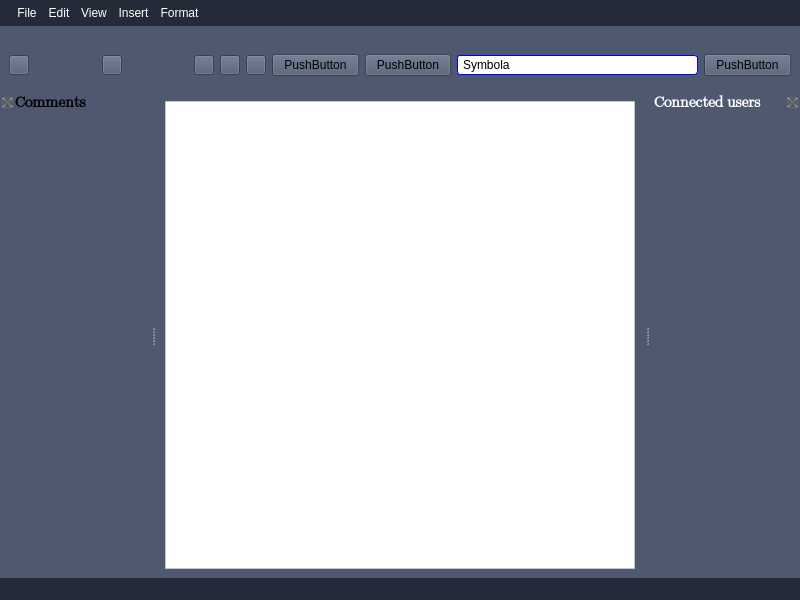
<?xml version="1.0" encoding="UTF-8"?>
<ui version="4.0">
 <class>TextEditor</class>
 <widget class="QMainWindow" name="TextEditor">
  <property name="geometry">
   <rect>
    <x>0</x>
    <y>0</y>
    <width>800</width>
    <height>600</height>
   </rect>
  </property>
  <property name="windowTitle">
   <string>TextEditor</string>
  </property>
  <property name="styleSheet">
   <string notr="true">background-color: #4E596F;</string>
  </property>
  <widget class="QWidget" name="centralwidget">
   <layout class="QVBoxLayout" name="verticalLayout">
    <item>
     <widget class="QTextEdit" name="textEdit_main">
      <property name="styleSheet">
       <string notr="true">background-color: white;</string>
      </property>
     </widget>
    </item>
   </layout>
  </widget>
  <widget class="QMenuBar" name="menubar">
   <property name="geometry">
    <rect>
     <x>0</x>
     <y>0</y>
     <width>800</width>
     <height>32</height>
    </rect>
   </property>
   <property name="layoutDirection">
    <enum>Qt::LeftToRight</enum>
   </property>
   <property name="autoFillBackground">
    <bool>false</bool>
   </property>
   <property name="styleSheet">
    <string notr="true">QMenuBar {
    background-color: #242A38;
    spacing: 3px; /* spacing between menu bar items */
	font: 12pt white &quot;Segoe UI Emoji&quot;;
	color: #fff;
	padding: 5 0 0 10px;
}

QMenuBar::item {
    padding: 1px 4px;
    background: transparent;
    border-radius: 2px;
}

QMenuBar::item:selected { /* when selected using mouse or keyboard */
    background: #4e596f;
}

QMenuBar::item:pressed {
    background: white;
	color: #242a38;
}</string>
   </property>
   <widget class="QMenu" name="menuFile">
    <property name="styleSheet">
     <string notr="true">QMenu { /* sets background of the menu */
    background-color: #242A38;
	border: 1px solid #4e596f;
	border-radius: 1px;
}

QMenu::item {
    /* sets background of menu item. set this to something non-transparent
        if you want menu color and menu item color to be different */
	padding: 2px 25px 2px 20px;
	border: 1px solid transparent;
	background-color: transparent;
	font: 10pt white &quot;Segoe UI Black&quot;;
	color: #fff;
}

QMenu::item:selected { /* when user selects item using mouse or keyboard */
    background-color: #F65964;
}

QMenu::indicator {
    width: 13px;
    height: 13px;
	color: #fff;
    background: transparent;
}

QMenu::separator {
    height: 2px;
    background: transparent;
    margin-left: 10px;
    margin-right: 5px;
	color: #fff;
}</string>
    </property>
    <property name="title">
     <string>File</string>
    </property>
    <addaction name="actionOpen"/>
    <addaction name="actionSave"/>
    <addaction name="actionNew"/>
    <addaction name="separator"/>
    <addaction name="actionImport"/>
    <addaction name="actionCreate_Copy"/>
    <addaction name="actionDownload"/>
    <addaction name="actionRename"/>
    <addaction name="actionAdd_to_my_files"/>
    <addaction name="actionDelete"/>
    <addaction name="actionDetails"/>
    <addaction name="actionPrint"/>
   </widget>
   <widget class="QMenu" name="menuEdit">
    <property name="styleSheet">
     <string notr="true">QMenu { /* sets background of the menu */
    background-color: #242A38;
	border: 1px solid #4e596f;
	border-radius: 1px;
}

QMenu::item {
    /* sets background of menu item. set this to something non-transparent
        if you want menu color and menu item color to be different */
	padding: 2px 25px 2px 20px;
	border: 1px solid transparent;
	background-color: transparent;
	font: 10pt white &quot;Segoe UI Black&quot;;
	color: #fff;
}

QMenu::item:selected { /* when user selects item using mouse or keyboard */
    background-color: #F65964;
}

QMenu::indicator {
    width: 13px;
    height: 13px;
	color: #fff;
    background: transparent;
}

QMenu::separator {
    height: 2px;
    background: transparent;
    margin-left: 10px;
    margin-right: 5px;
	color: #fff;
}</string>
    </property>
    <property name="title">
     <string>Edit</string>
    </property>
    <addaction name="actionUndo"/>
    <addaction name="actionRedo"/>
    <addaction name="actionCut"/>
    <addaction name="actionCopy"/>
    <addaction name="actionPaste"/>
    <addaction name="actionFind"/>
    <addaction name="actionDelete_selected"/>
    <addaction name="actionSelect_all"/>
    <addaction name="actionHighlight"/>
   </widget>
   <widget class="QMenu" name="menuView">
    <property name="styleSheet">
     <string notr="true">QMenu { /* sets background of the menu */
    background-color: #242A38;
	border: 1px solid #4e596f;
	border-radius: 1px;
}

QMenu::item {
    /* sets background of menu item. set this to something non-transparent
        if you want menu color and menu item color to be different */
	padding: 2px 25px 2px 20px;
	border: 1px solid transparent;
	background-color: transparent;
	font: 10pt white &quot;Segoe UI Black&quot;;
	color: #fff;
}

QMenu::item:selected { /* when user selects item using mouse or keyboard */
    background-color: #F65964;
}

QMenu::indicator {
    width: 13px;
    height: 13px;
	color: #fff;
    background: transparent;
}

QMenu::separator {
    height: 2px;
    background: transparent;
    margin-left: 10px;
    margin-right: 5px;
	color: #fff;
}</string>
    </property>
    <property name="title">
     <string>View</string>
    </property>
    <addaction name="actionConnected_users"/>
    <addaction name="actionComments"/>
   </widget>
   <widget class="QMenu" name="menuInsert">
    <property name="styleSheet">
     <string notr="true">QMenu { /* sets background of the menu */
    background-color: #242A38;
	border: 1px solid #4e596f;
	border-radius: 1px;
}

QMenu::item {
    /* sets background of menu item. set this to something non-transparent
        if you want menu color and menu item color to be different */
	padding: 2px 25px 2px 20px;
	border: 1px solid transparent;
	background-color: transparent;
	font: 10pt white &quot;Segoe UI Black&quot;;
	color: #fff;
}

QMenu::item:selected { /* when user selects item using mouse or keyboard */
    background-color: #F65964;
}

QMenu::indicator {
    width: 13px;
    height: 13px;
	color: #fff;
    background: transparent;
}

QMenu::separator {
    height: 2px;
    background: transparent;
    margin-left: 10px;
    margin-right: 5px;
	color: #fff;
}</string>
    </property>
    <property name="title">
     <string>Insert</string>
    </property>
    <addaction name="actionSeparator"/>
    <addaction name="actionComment"/>
   </widget>
   <widget class="QMenu" name="menuFormat">
    <property name="styleSheet">
     <string notr="true">QMenu { /* sets background of the menu */
    background-color: #242A38;
	border: 1px solid #4e596f;
	border-radius: 1px;
}

QMenu::item {
    /* sets background of menu item. set this to something non-transparent
        if you want menu color and menu item color to be different */
	padding: 2px 25px 2px 20px;
	border: 1px solid transparent;
	background-color: transparent;
	font: 10pt white &quot;Segoe UI Black&quot;;
	color: #fff;
}

QMenu::item:selected { /* when user selects item using mouse or keyboard */
    background-color: #F65964;
}

QMenu::indicator {
    width: 13px;
    height: 13px;
	color: #fff;
    background: transparent;
}

QMenu::separator {
    height: 2px;
    background: transparent;
    margin-left: 10px;
    margin-right: 5px;
	color: #fff;
}</string>
    </property>
    <property name="title">
     <string>Format</string>
    </property>
    <widget class="QMenu" name="menuAlign">
     <property name="styleSheet">
      <string notr="true">QMenu { /* sets background of the menu */
    background-color: #242A38;
	border: 1px solid #4e596f;
	border-radius: 1px;
}

QMenu::item {
    /* sets background of menu item. set this to something non-transparent
        if you want menu color and menu item color to be different */
	padding: 2px 25px 2px 20px;
	border: 1px solid transparent;
	background-color: transparent;
	font: 10pt white &quot;Segoe UI Black&quot;;
	color: #fff;
}

QMenu::item:selected { /* when user selects item using mouse or keyboard */
    background-color: #F65964;
}

QMenu::indicator {
    width: 13px;
    height: 13px;
	color: #fff;
    background: transparent;
}

QMenu::separator {
    height: 2px;
    background: transparent;
    margin-left: 10px;
    margin-right: 5px;
	color: #fff;
}</string>
     </property>
     <property name="title">
      <string>Align</string>
     </property>
     <addaction name="actionAlign_left"/>
     <addaction name="actionAlign_right"/>
     <addaction name="actionAlign_center"/>
     <addaction name="actionJustify"/>
    </widget>
    <addaction name="actionBold"/>
    <addaction name="actionItalics"/>
    <addaction name="actionUnderline"/>
    <addaction name="actionStrike"/>
    <addaction name="menuAlign"/>
   </widget>
   <addaction name="menuFile"/>
   <addaction name="menuEdit"/>
   <addaction name="menuView"/>
   <addaction name="menuInsert"/>
   <addaction name="menuFormat"/>
  </widget>
  <widget class="QStatusBar" name="statusbar">
   <property name="styleSheet">
    <string notr="true">background-color: #242A38;</string>
   </property>
  </widget>
  <widget class="QDockWidget" name="dock_connectedUsers">
   <property name="minimumSize">
    <size>
     <width>150</width>
     <height>44</height>
    </size>
   </property>
   <property name="palette">
    <palette>
     <active>
      <colorrole role="WindowText">
       <brush brushstyle="SolidPattern">
        <color alpha="255">
         <red>255</red>
         <green>255</green>
         <blue>255</blue>
        </color>
       </brush>
      </colorrole>
      <colorrole role="Button">
       <brush brushstyle="SolidPattern">
        <color alpha="255">
         <red>78</red>
         <green>89</green>
         <blue>111</blue>
        </color>
       </brush>
      </colorrole>
      <colorrole role="Base">
       <brush brushstyle="SolidPattern">
        <color alpha="255">
         <red>78</red>
         <green>89</green>
         <blue>111</blue>
        </color>
       </brush>
      </colorrole>
      <colorrole role="Window">
       <brush brushstyle="SolidPattern">
        <color alpha="255">
         <red>78</red>
         <green>89</green>
         <blue>111</blue>
        </color>
       </brush>
      </colorrole>
     </active>
     <inactive>
      <colorrole role="WindowText">
       <brush brushstyle="SolidPattern">
        <color alpha="255">
         <red>255</red>
         <green>255</green>
         <blue>255</blue>
        </color>
       </brush>
      </colorrole>
      <colorrole role="Button">
       <brush brushstyle="SolidPattern">
        <color alpha="255">
         <red>78</red>
         <green>89</green>
         <blue>111</blue>
        </color>
       </brush>
      </colorrole>
      <colorrole role="Base">
       <brush brushstyle="SolidPattern">
        <color alpha="255">
         <red>78</red>
         <green>89</green>
         <blue>111</blue>
        </color>
       </brush>
      </colorrole>
      <colorrole role="Window">
       <brush brushstyle="SolidPattern">
        <color alpha="255">
         <red>78</red>
         <green>89</green>
         <blue>111</blue>
        </color>
       </brush>
      </colorrole>
     </inactive>
     <disabled>
      <colorrole role="WindowText">
       <brush brushstyle="SolidPattern">
        <color alpha="255">
         <red>120</red>
         <green>120</green>
         <blue>120</blue>
        </color>
       </brush>
      </colorrole>
      <colorrole role="Button">
       <brush brushstyle="SolidPattern">
        <color alpha="255">
         <red>78</red>
         <green>89</green>
         <blue>111</blue>
        </color>
       </brush>
      </colorrole>
      <colorrole role="Base">
       <brush brushstyle="SolidPattern">
        <color alpha="255">
         <red>78</red>
         <green>89</green>
         <blue>111</blue>
        </color>
       </brush>
      </colorrole>
      <colorrole role="Window">
       <brush brushstyle="SolidPattern">
        <color alpha="255">
         <red>78</red>
         <green>89</green>
         <blue>111</blue>
        </color>
       </brush>
      </colorrole>
     </disabled>
    </palette>
   </property>
   <property name="font">
    <font>
     <family>Segoe UI Emoji</family>
     <pointsize>11</pointsize>
     <weight>75</weight>
     <bold>true</bold>
    </font>
   </property>
   <property name="styleSheet">
    <string notr="true">QDockWidget{
	border: 5px solid red;
    /*titlebar-close-icon: url(close.png);
    titlebar-normal-icon: url(undock.png);*/
}

QDockWidget::title { 
    text-align: center; 
	color: white;
    background: #F65964;
	/*padding-left: 5px;*/
}

QDockWidget::close-button, QDockWidget::float-button {
    border: 1px solid transparent;
    background: transparent;
    padding: 0px;
/*	icon-size: 14px; /* maximum icon size */*/
}

QDockWidget::close-button:hover, QDockWidget::float-button:hover {
    background: white;
}

QDockWidget::close-button:pressed, QDockWidget::float-button:pressed {
    padding: 1px -1px -1px 1px;
}

/*QDockWidget::close-button {
    subcontrol-position: top left;
    subcontrol-origin: margin;
    position: absolute;
    top: 0px; left: 0px; bottom: 0px;
    width: 14px;
}*/</string>
   </property>
   <property name="features">
    <set>QDockWidget::DockWidgetClosable</set>
   </property>
   <property name="windowTitle">
    <string>Connected users</string>
   </property>
   <attribute name="dockWidgetArea">
    <number>2</number>
   </attribute>
   <widget class="QWidget" name="contents_connectedUsers"/>
  </widget>
  <widget class="QDockWidget" name="dock_comments">
   <property name="minimumSize">
    <size>
     <width>150</width>
     <height>44</height>
    </size>
   </property>
   <property name="palette">
    <palette>
     <active>
      <colorrole role="Button">
       <brush brushstyle="SolidPattern">
        <color alpha="255">
         <red>78</red>
         <green>89</green>
         <blue>111</blue>
        </color>
       </brush>
      </colorrole>
      <colorrole role="Base">
       <brush brushstyle="SolidPattern">
        <color alpha="255">
         <red>78</red>
         <green>89</green>
         <blue>111</blue>
        </color>
       </brush>
      </colorrole>
      <colorrole role="Window">
       <brush brushstyle="SolidPattern">
        <color alpha="255">
         <red>78</red>
         <green>89</green>
         <blue>111</blue>
        </color>
       </brush>
      </colorrole>
     </active>
     <inactive>
      <colorrole role="Button">
       <brush brushstyle="SolidPattern">
        <color alpha="255">
         <red>78</red>
         <green>89</green>
         <blue>111</blue>
        </color>
       </brush>
      </colorrole>
      <colorrole role="Base">
       <brush brushstyle="SolidPattern">
        <color alpha="255">
         <red>78</red>
         <green>89</green>
         <blue>111</blue>
        </color>
       </brush>
      </colorrole>
      <colorrole role="Window">
       <brush brushstyle="SolidPattern">
        <color alpha="255">
         <red>78</red>
         <green>89</green>
         <blue>111</blue>
        </color>
       </brush>
      </colorrole>
     </inactive>
     <disabled>
      <colorrole role="Button">
       <brush brushstyle="SolidPattern">
        <color alpha="255">
         <red>78</red>
         <green>89</green>
         <blue>111</blue>
        </color>
       </brush>
      </colorrole>
      <colorrole role="Base">
       <brush brushstyle="SolidPattern">
        <color alpha="255">
         <red>78</red>
         <green>89</green>
         <blue>111</blue>
        </color>
       </brush>
      </colorrole>
      <colorrole role="Window">
       <brush brushstyle="SolidPattern">
        <color alpha="255">
         <red>78</red>
         <green>89</green>
         <blue>111</blue>
        </color>
       </brush>
      </colorrole>
     </disabled>
    </palette>
   </property>
   <property name="font">
    <font>
     <family>Segoe UI Emoji</family>
     <pointsize>11</pointsize>
     <weight>75</weight>
     <bold>true</bold>
     <stylestrategy>PreferDefault</stylestrategy>
    </font>
   </property>
   <property name="layoutDirection">
    <enum>Qt::RightToLeft</enum>
   </property>
   <property name="styleSheet">
    <string notr="true">QDockWidget{
	border: 5px solid red;
    /*titlebar-close-icon: url(close.png);
    titlebar-normal-icon: url(undock.png);*/
}

QDockWidget::title { 
    text-align: left; 
	color: white;
    background: #F65964;
	/*padding-left: 5px;*/
}

QDockWidget::close-button, QDockWidget::float-button {
    border: 1px solid transparent;
    background: transparent;
    padding: 0px;
/*	icon-size: 14px; /* maximum icon size */*/
}

QDockWidget::close-button:hover, QDockWidget::float-button:hover {
    background: white;
}

QDockWidget::close-button:pressed, QDockWidget::float-button:pressed {
    padding: 1px -1px -1px 1px;
}

/*QDockWidget::close-button {
    subcontrol-position: top left;
    subcontrol-origin: margin;
    position: absolute;
    top: 0px; left: 0px; bottom: 0px;
    width: 14px;
}*/</string>
   </property>
   <property name="floating">
    <bool>false</bool>
   </property>
   <property name="features">
    <set>QDockWidget::DockWidgetClosable</set>
   </property>
   <property name="windowTitle">
    <string>Comments</string>
   </property>
   <attribute name="dockWidgetArea">
    <number>1</number>
   </attribute>
   <widget class="QWidget" name="contents_comments"/>
  </widget>
  <widget class="QDockWidget" name="dockWidget">
   <property name="sizePolicy">
    <sizepolicy hsizetype="Preferred" vsizetype="Preferred">
     <horstretch>0</horstretch>
     <verstretch>0</verstretch>
    </sizepolicy>
   </property>
   <property name="minimumSize">
    <size>
     <width>657</width>
     <height>60</height>
    </size>
   </property>
   <property name="styleSheet">
    <string notr="true">QDockWidget{
	border: 5px solid red;
	background: transparent;
	max-height: 40px;
    /*titlebar-close-icon: url(close.png);
    titlebar-normal-icon: url(undock.png);*/
}</string>
   </property>
   <property name="features">
    <set>QDockWidget::NoDockWidgetFeatures</set>
   </property>
   <property name="allowedAreas">
    <set>Qt::NoDockWidgetArea</set>
   </property>
   <attribute name="dockWidgetArea">
    <number>4</number>
   </attribute>
   <widget class="QWidget" name="dockWidgetContents">
    <layout class="QHBoxLayout" name="horizontalLayout">
     <item alignment="Qt::AlignLeft">
      <widget class="QPushButton" name="btn_undo">
       <property name="maximumSize">
        <size>
         <width>20</width>
         <height>20</height>
        </size>
       </property>
       <property name="toolTip">
        <string>undo</string>
       </property>
       <property name="styleSheet">
        <string notr="true"/>
       </property>
       <property name="text">
        <string/>
       </property>
       <property name="icon">
        <iconset resource="resources/res.qrc">
         <normaloff>:/res/text-editor/undo.png</normaloff>:/res/text-editor/undo.png</iconset>
       </property>
       <property name="shortcut">
        <string>Ctrl+Z</string>
       </property>
       <property name="autoDefault">
        <bool>false</bool>
       </property>
       <property name="default">
        <bool>false</bool>
       </property>
       <property name="flat">
        <bool>false</bool>
       </property>
      </widget>
     </item>
     <item alignment="Qt::AlignLeft">
      <widget class="QPushButton" name="btn_redo">
       <property name="sizePolicy">
        <sizepolicy hsizetype="Minimum" vsizetype="Minimum">
         <horstretch>0</horstretch>
         <verstretch>0</verstretch>
        </sizepolicy>
       </property>
       <property name="maximumSize">
        <size>
         <width>20</width>
         <height>20</height>
        </size>
       </property>
       <property name="sizeIncrement">
        <size>
         <width>0</width>
         <height>0</height>
        </size>
       </property>
       <property name="acceptDrops">
        <bool>false</bool>
       </property>
       <property name="toolTip">
        <string>redo</string>
       </property>
       <property name="styleSheet">
        <string notr="true"/>
       </property>
       <property name="text">
        <string/>
       </property>
       <property name="icon">
        <iconset resource="resources/res.qrc">
         <normaloff>:/res/text-editor/redo.png</normaloff>:/res/text-editor/redo.png</iconset>
       </property>
       <property name="shortcut">
        <string>Ctrl+Shift+Z</string>
       </property>
       <property name="autoDefault">
        <bool>false</bool>
       </property>
       <property name="default">
        <bool>false</bool>
       </property>
      </widget>
     </item>
     <item>
      <widget class="QPushButton" name="btn_cut">
       <property name="maximumSize">
        <size>
         <width>20</width>
         <height>20</height>
        </size>
       </property>
       <property name="toolTip">
        <string>cut</string>
       </property>
       <property name="text">
        <string/>
       </property>
       <property name="icon">
        <iconset resource="resources/res.qrc">
         <normaloff>:/res/text-editor/cut.png</normaloff>:/res/text-editor/cut.png</iconset>
       </property>
      </widget>
     </item>
     <item>
      <widget class="QPushButton" name="btn_copy">
       <property name="maximumSize">
        <size>
         <width>20</width>
         <height>20</height>
        </size>
       </property>
       <property name="text">
        <string/>
       </property>
       <property name="icon">
        <iconset resource="resources/res.qrc">
         <normaloff>:/res/text-editor/copy.png</normaloff>:/res/text-editor/copy.png</iconset>
       </property>
      </widget>
     </item>
     <item>
      <widget class="QPushButton" name="btn_paste">
       <property name="maximumSize">
        <size>
         <width>20</width>
         <height>20</height>
        </size>
       </property>
       <property name="text">
        <string/>
       </property>
       <property name="icon">
        <iconset resource="resources/res.qrc">
         <normaloff>:/res/text-editor/paste.png</normaloff>:/res/text-editor/paste.png</iconset>
       </property>
      </widget>
     </item>
     <item>
      <widget class="QPushButton" name="pushButton_6">
       <property name="text">
        <string>PushButton</string>
       </property>
      </widget>
     </item>
     <item>
      <widget class="QPushButton" name="pushButton_4">
       <property name="text">
        <string>PushButton</string>
       </property>
      </widget>
     </item>
     <item>
      <widget class="QFontComboBox" name="fontComboBox">
       <property name="styleSheet">
        <string notr="true">QComboBox {
    border: 1px solid blue;
    border-radius: 3px;
    padding: 1px 18px 1px 3px;
    min-width: 6em;
	max-width: 10em;
    color: black;
    background-color: white;
    margin: 0 0 0 0;
}

QComboBox:editable {
    background: white;
}

QComboBox:!editable {
    background: qlineargradient(x1: 0, y1: 0, x2: 0, y2: 1,
                                  stop: 0 rgb(51, 51, 51), stop: 0.4 rgb(39, 39, 39),
                                  stop: 0.5 rgb(32,32,32), stop: 1.0 rgb(38,38,38));
}

QComboBox::drop-down:editable {
}

QComboBox:!editable:on {
}

QComboBox::drop-down:editable:on {
}

QComboBox:on { /* shift the text when the popup opens */
    padding-top: 3px;
    padding-left: 4px;
    background-color: rgb(80, 80, 80);
}

QComboBox::drop-down {
    subcontrol-origin: padding;
    subcontrol-position: center right;
    width: 15px; 
    right:3px;
    border-top-right-radius: 3px; /* same radius as the QComboBox */
    border-bottom-right-radius: 3px;
    background:none;
}

QComboBox::down-arrow {
    background: url(:/res/text-editor/dropdown-arrow.png);
    height: 15px;
}

QComboBox::down-arrow:on { /* shift the arrow when popup is open */
    top: 1px;
    left: 1px;
}

QListView#comboListView {
    background: rgb(80, 80, 80);
    color: rgb(220, 220, 220);
    min-height: 90px;
    margin: 0 0 0 0;
}

QListView#comboListView::item {
    background-color: rgb(80, 80, 80);
}

QListView#comboListView::item:hover {
    background-color: rgb(95, 95, 95);
}</string>
       </property>
       <property name="currentFont">
        <font>
         <family>Segoe UI Emoji</family>
        </font>
       </property>
      </widget>
     </item>
     <item>
      <widget class="QPushButton" name="pushButton_3">
       <property name="text">
        <string>PushButton</string>
       </property>
      </widget>
     </item>
    </layout>
   </widget>
  </widget>
  <action name="actionOpen">
   <property name="text">
    <string>Open</string>
   </property>
  </action>
  <action name="actionSave">
   <property name="text">
    <string>Save</string>
   </property>
  </action>
  <action name="actionNew">
   <property name="text">
    <string>New</string>
   </property>
  </action>
  <action name="actionImport">
   <property name="text">
    <string>Import</string>
   </property>
  </action>
  <action name="actionCreate_Copy">
   <property name="text">
    <string>Create Copy</string>
   </property>
  </action>
  <action name="actionDownload">
   <property name="icon">
    <iconset resource="resources/res.qrc">
     <normaloff>:/res/text-editor/download.png</normaloff>:/res/text-editor/download.png</iconset>
   </property>
   <property name="text">
    <string>Download</string>
   </property>
  </action>
  <action name="actionRename">
   <property name="text">
    <string>Rename</string>
   </property>
  </action>
  <action name="actionAdd_to_my_files">
   <property name="text">
    <string>Add to my files</string>
   </property>
  </action>
  <action name="actionDelete">
   <property name="text">
    <string>Delete</string>
   </property>
  </action>
  <action name="actionDetails">
   <property name="text">
    <string>File info</string>
   </property>
  </action>
  <action name="actionPrint">
   <property name="text">
    <string>Print</string>
   </property>
  </action>
  <action name="actionUndo">
   <property name="icon">
    <iconset resource="resources/res.qrc">
     <normaloff>:/res/text-editor/undo.png</normaloff>:/res/text-editor/undo.png</iconset>
   </property>
   <property name="text">
    <string>Undo</string>
   </property>
  </action>
  <action name="actionRedo">
   <property name="icon">
    <iconset resource="resources/res.qrc">
     <normaloff>:/res/text-editor/redo.png</normaloff>:/res/text-editor/redo.png</iconset>
   </property>
   <property name="text">
    <string>Redo</string>
   </property>
  </action>
  <action name="actionCut">
   <property name="icon">
    <iconset resource="resources/res.qrc">
     <normaloff>:/res/text-editor/cut.png</normaloff>:/res/text-editor/cut.png</iconset>
   </property>
   <property name="text">
    <string>Cut</string>
   </property>
  </action>
  <action name="actionCopy">
   <property name="icon">
    <iconset resource="resources/res.qrc">
     <normaloff>:/res/text-editor/copy.png</normaloff>:/res/text-editor/copy.png</iconset>
   </property>
   <property name="text">
    <string>Copy</string>
   </property>
  </action>
  <action name="actionPaste">
   <property name="icon">
    <iconset resource="resources/res.qrc">
     <normaloff>:/res/text-editor/paste.png</normaloff>:/res/text-editor/paste.png</iconset>
   </property>
   <property name="text">
    <string>Paste</string>
   </property>
  </action>
  <action name="actionFind">
   <property name="text">
    <string>Find</string>
   </property>
  </action>
  <action name="actionDelete_selected">
   <property name="text">
    <string>Delete selected</string>
   </property>
  </action>
  <action name="actionSelect_all">
   <property name="text">
    <string>Select all</string>
   </property>
  </action>
  <action name="actionHighlight">
   <property name="text">
    <string>Highlight</string>
   </property>
  </action>
  <action name="actionConnected_users">
   <property name="text">
    <string>Connected users</string>
   </property>
  </action>
  <action name="actionComments">
   <property name="text">
    <string>Comments</string>
   </property>
  </action>
  <action name="actionSeparator">
   <property name="text">
    <string>Line separator</string>
   </property>
  </action>
  <action name="actionComment">
   <property name="icon">
    <iconset resource="resources/res.qrc">
     <normaloff>:/res/text-editor/comment.png</normaloff>:/res/text-editor/comment.png</iconset>
   </property>
   <property name="text">
    <string>Comment</string>
   </property>
  </action>
  <action name="actionBold">
   <property name="icon">
    <iconset resource="resources/res.qrc">
     <normaloff>:/res/text-editor/bold.png</normaloff>:/res/text-editor/bold.png</iconset>
   </property>
   <property name="text">
    <string>Bold</string>
   </property>
  </action>
  <action name="actionItalics">
   <property name="icon">
    <iconset resource="resources/res.qrc">
     <normaloff>:/res/text-editor/italics.png</normaloff>:/res/text-editor/italics.png</iconset>
   </property>
   <property name="text">
    <string>Italics</string>
   </property>
  </action>
  <action name="actionUnderline">
   <property name="icon">
    <iconset resource="resources/res.qrc">
     <normaloff>:/res/text-editor/underline.png</normaloff>:/res/text-editor/underline.png</iconset>
   </property>
   <property name="text">
    <string>Underline</string>
   </property>
  </action>
  <action name="actionStrike">
   <property name="icon">
    <iconset resource="resources/res.qrc">
     <normaloff>:/res/text-editor/strike.png</normaloff>:/res/text-editor/strike.png</iconset>
   </property>
   <property name="text">
    <string>Strikethrough</string>
   </property>
  </action>
  <action name="actionAlign_left">
   <property name="text">
    <string>Align left</string>
   </property>
  </action>
  <action name="actionAlign_right">
   <property name="text">
    <string>Align right</string>
   </property>
  </action>
  <action name="actionAlign_center">
   <property name="text">
    <string>Align center</string>
   </property>
  </action>
  <action name="actionJustify">
   <property name="text">
    <string>Justify</string>
   </property>
  </action>
 </widget>
 <resources>
  <include location="resources/res.qrc"/>
 </resources>
 <connections/>
</ui>
